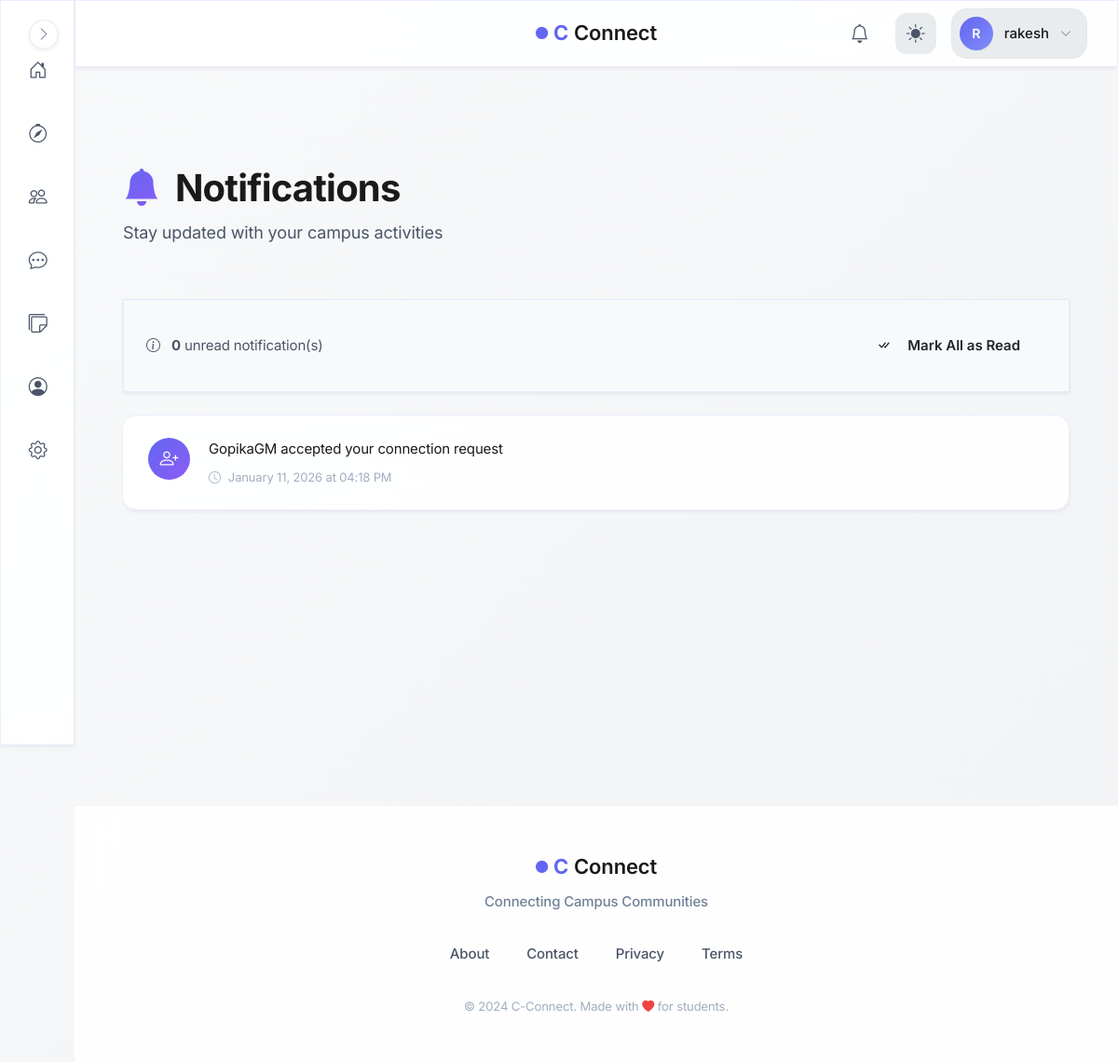
Page /notifications_list (signed in) on the earlier database version.
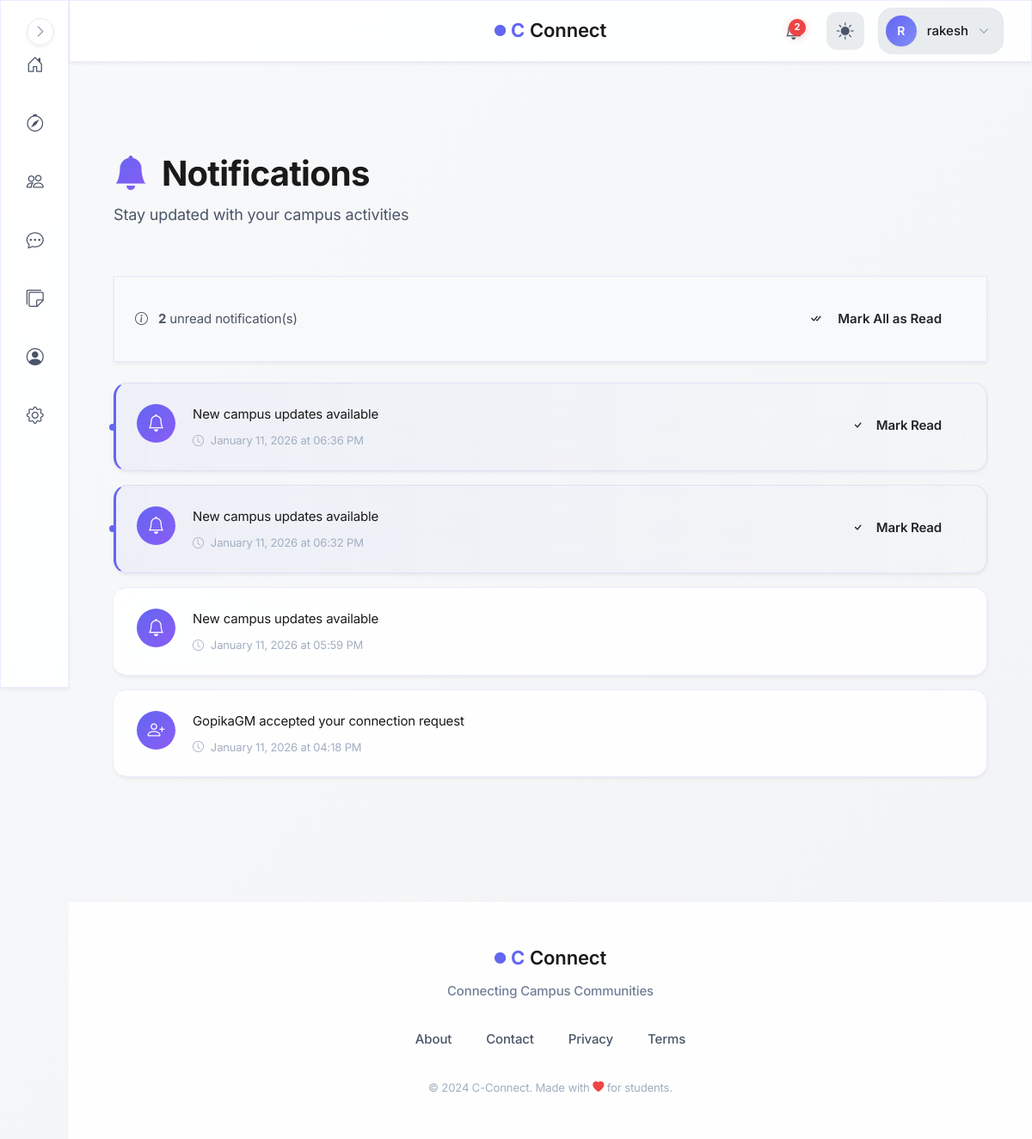
Same page on the later database version.
### models.py (models this page shows, shortened)
class User(UserMixin, db.Model):
    id = db.Column(db.Integer, primary_key=True, autoincrement=True)  # Unique identifier
    username = db.Column(db.String(100), nullable=False)  # Name of the user (later can add this unique if needed)
    email = db.Column(db.String(120), nullable=False, unique=True)  # Email of the user
    password = db.Column(db.String(200), nullable=False)  # Passwords not hashed yet (done in setup_db.py)
    created_at = db.Column(db.DateTime, default=db.func.now())  # Timestamp of account creation
    last_login = db.Column(db.DateTime, nullable=True)  # Timestamp of last login
    pass

class Notification(db.Model):
    id = db.Column(db.Integer, primary_key=True, autoincrement=True)
    user_id = db.Column(db.Integer, db.ForeignKey('user.id'), nullable=False)
    sender_id = db.Column(db.Integer, db.ForeignKey('user.id'), nullable=True)
    type = db.Column(db.String(30), nullable=False, default='general')
    ref_id = db.Column(db.Integer, nullable=True, index=True)  # ID of post/connection/etc
    message = db.Column(db.String(255), nullable=False)
    is_read = db.Column(db.Boolean, default=False)
    created_at = db.Column(db.DateTime, default=db.func.now())
    user = db.relationship('User', foreign_keys=[user_id], backref='notifications')
    sender = db.relationship('User', foreign_keys=[sender_id])

### blueprints/notifications/routes.py (the view)
@notifications.route('/notifications_list')
@login_required
def notifications_list():
    notifs = Notification.query.filter_by(user_id=current_user.id) \
                .order_by(Notification.created_at.desc()) \
                .all()
    return render_template('notifications/notif_list.html', notifs=notifs)

### blueprints/auth/__init__.py (called while the page is built)
@login_manager.user_loader
def load_user(user_id):
    from models import User  # Importing User model for querying  (import here to avoid circular imports)
    return User.query.get(int(user_id))

@auth.after_app_request
def add_header(response):
    if current_user.is_authenticated and request.blueprint == 'auth':
        response.headers['Cache-Control'] = 'no-store, no-cache, must-revalidate, post-check=0, pre-check=0, max-age=0'
        response.headers['Pragma'] = 'no-cache'
        response.headers['Expires'] = '-1'
    return response

### factory_helpers.py (called while the page is built, shortened)
def register_security_headers(app):
    @app.after_request
    def set_secure_headers(response):
        response.headers['Content-Security-Policy'] = (
            "default-src 'self'; "
            "img-src 'self' data: blob: https:; "# Allow external images
            "style-src 'self' 'unsafe-inline' https:; "# ADD https: for CDNs
            "script-src 'self' 'unsafe-inline' https:; "# ADD https: for JS
            "font-src 'self' https: data:; "# Google Fonts
            "connect-src 'self' https:;"  # ← ADD https: for CDNs/maps
        )
        response.headers['X-Content-Type-Options'] = 'nosniff'
        response.headers['X-Frame-Options'] = 'DENY'
        response.headers['Referrer-Policy'] = 'strict-origin-when-cross-origin'
        response.headers['Permissions-Policy'] = 'geolocation=(), microphone=()'
        return response

def to_ist(utc_dt):
    ist = pytz.timezone('Asia/Kolkata')
    return utc_dt.replace(tzinfo=pytz.utc).astimezone(ist)

def register_daily_cleanup(app):
    if not hasattr(app, "_last_notification_cleanup"):
        app._last_notification_cleanup = None
    @app.before_request
    def daily_cleanup():
        now = datetime.now(timezone.utc)
        last = getattr(app, "_last_notification_cleanup", None)
        if last is None or (now - last).days >= 1:
            from blueprints.notifications.service import cleanup_old_notifications
            deleted = cleanup_old_notifications()
            app.logger.info(f"Cleaned up {deleted} old notifications.")
            app._last_notification_cleanup = now

def register_profilevisit_cleanup(app):
    last_cleanup = {'t': 0}
    @app.before_request
    def cleanup_visits():
        now = time.time()
        if now - last_cleanup['t'] < 3600:  # run once every hour
            return

### blueprints/notifications/templates/notifications/notif_list.html (shortened to what this page needs)
{% extends "base.html" %}
{% block body %}
<div class="container py-4">
    <div class="notifications-header animate-on-scroll">
        <h1 class="notifications-title">
            <i class="bi bi-bell-fill me-2" style="background: linear-gradient(135deg, var(--primary-color), var(--accent-color)); -webkit-background-clip: text; -webkit-text-fill-color: transparent;"></i>
            Notifications
        </h1>
        <p class="notifications-subtitle">Stay updated with your campus activities</p>
    </div>
    {% if notifs %}
    <div class="notifications-actions glass-card animate-on-scroll">
        <div class="notif-stats">
            <i class="bi bi-info-circle me-2"></i>
            <strong>{{ notifs | selectattr("is_read", "equalto", False) | list | length }}</strong> unread notification(s)
        </div>
        <form method="POST" action="{{ url_for('notifications.mark_all_read') }}">
            <button class="btn btn-primary-custom btn-sm">
                <i class="bi bi-check-all me-2"></i>Mark All as Read
            </button>
        </form>
    </div>
    {% endif %}
    <div class="notifications-list">
        {% if notifs %}
            {% for n in notifs %}
            <div class="notif-item glass-card animate-on-scroll {{ '' if n.is_read else 'unread' }}">
                <div class="notif-content">
                    <div class="notif-icon">
                        <i class="bi bi-{{ 'person-plus' if 'connection' in n.message.lower() else 'bell' }}"></i>
                    </div>
                    <div class="notif-body">
                        <div class="notif-message">{{ n.message }}</div>
                        <div class="notif-time">
                            <i class="bi bi-clock"></i>
                            {{ to_ist(n.created_at).strftime('%B %d, %Y at %I:%M %p') }}
                        </div>
                    </div>
                    {% if not n.is_read %}
                    <div class="notif-actions">
                        <a href="{{ url_for('notifications.mark_read', notif_id=n.id) }}" class="btn btn-outline-custom btn-sm">
                            <i class="bi bi-check"></i>
                            <span class="d-none d-md-inline ms-1">Mark Read</span>
                        </a>
                    </div>
                    {% endif %}
                </div>
            </div>
            {% endfor %}
        {% endif %}
    </div>
</div>
{% endblock %}

### templates/base.html (shortened to what this page needs)
<!DOCTYPE html>
<html lang="en">
<head>
    <link rel="stylesheet" href="https://cdn.jsdelivr.net/npm/bootstrap-icons@1.11.1/font/bootstrap-icons.css">
    <link href="https://cdn.jsdelivr.net/npm/bootstrap@5.3.2/dist/css/bootstrap.min.css" rel="stylesheet">
    <link rel="stylesheet" href="{{ url_for('static', filename='css/global.css') }}">
</head>
<body>
    {% if current_user.is_authenticated %}
        <aside class="sidebar glass-effect" id="sidebar">
            <nav class="sidebar__nav">
                <a href="{{ url_for('main.dashboard') }}" class="sidebar__link" data-tooltip="Dashboard">
                    <div class="sidebar__link-icon">
                        <i class="bi bi-house-door"></i>
                    </div>
                </a>
                <a href="{{ url_for('main.search_page') }}" class="sidebar__link" data-tooltip="Discover">
                    <div class="sidebar__link-icon">
                        <i class="bi bi-compass"></i>
                    </div>
                </a>
                <a href="{{ url_for('connections.connections_home') }}" class="sidebar__link" data-tooltip="Connections">
                    <div class="sidebar__link-icon">
                        <i class="bi bi-people"></i>
                    </div>
                </a>
                <a href="{{ url_for('messages.inbox') }}" class="sidebar__link" data-tooltip="Messages">
                    <div class="sidebar__link-icon">
                        <i class="bi bi-chat-dots"></i>
                    </div>
                </a>
                <a href="/campus-board" class="sidebar__link" data-tooltip="Messages">
                    <div class="sidebar__link-icon">
                        <i class="bi bi-stickies"></i>
                    </div>
                </a>
                <a href="{{ url_for('auth.profile') }}" class="sidebar__link" data-tooltip="Profile">
                    <div class="sidebar__link-icon">
                        <i class="bi bi-person-circle"></i>
                    </div>
                </a>
                <a href="{{ url_for('main.settings') }}" class="sidebar__link" data-tooltip="Settings">
                    <div class="sidebar__link-icon">
                        <i class="bi bi-gear"></i>
                    </div>
                </a>
            </nav>
            <button class="sidebar__toggle" id="sidebarToggle" aria-label="Toggle sidebar">
                <i class="bi bi-chevron-right"></i>
            </button>
        </aside>
        <header class="topbar glass-effect">
            <div class="topbar__container">
                <div class="topbar__center">
                    <a href="{{ url_for('main.home') }}" class="topbar__brand">
                        <span class="brand-icon-small">
                            <i class="bi bi-circle-fill"></i>
                        </span>
                        <span class="brand-c">C</span>
                        <span class="brand-text">Connect</span>
                    </a>
                </div>
                <div class="topbar__actions">
                    <a href="{{ url_for('notifications.notifications_list') }}" class="topbar__icon-btn" aria-label="Notifications">
                        <i class="bi bi-bell"></i>
                        {% set unread = current_user.notifications | selectattr("is_read", "equalto", False) | list %}
                        {% if unread|length > 0 %}
                        <span class="topbar__badge">{{ unread|length }}</span>
                        {% endif %}
                    </a>
                    <button class="topbar__icon-btn topbar__theme-toggle" id="themeToggle" aria-label="Toggle theme">
                        <i class="bi bi-sun-fill" id="themeIcon"></i>
                    </button>
                    <div class="topbar__profile" id="profileDropdown">
                        <button class="topbar__profile-btn" aria-label="Profile menu">
                            <div class="topbar__avatar">
                                {{ current_user.username[0].upper() }}
                            </div>
                            <span class="topbar__username">{{ current_user.username }}</span>
                            <i class="bi bi-chevron-down topbar__profile-arrow"></i>
                        </button>
                    </div>
                </div>
            </div>
        </header>
    {% endif %}
    <main class="main-content">
        {% block body %}{% endblock %}
    </main>
    <footer class="footer">
        <div class="footer__container">
            <div class="footer__brand">
                <div class="footer__logo">
                    <span class="brand-icon-small">
                        <i class="bi bi-circle-fill"></i>
                    </span>
                    <span class="brand-c">C</span>
                    <span class="brand-text">Connect</span>
                </div>
                <p class="footer__tagline">Connecting Campus Communities</p>
            </div>
            <div class="footer__links">
                <a href="{{ url_for('main.about') }}" class="footer__link">About</a>
                <a href="{{ url_for('main.contact') }}" class="footer__link">Contact</a>
                <a href="#" class="footer__link">Privacy</a>
                <a href="#" class="footer__link">Terms</a>
            </div>
            <div class="footer__credits">
                <small>&copy; 2024 C-Connect. Made with <i class="bi bi-heart-fill"></i> for students.</small>
            </div>
        </div>
    </footer>
</body>
</html>

### blueprints/notifications/templates/notifications/notif_list.html (style rules this page uses)
.notifications-header { padding: 2.5rem 0; }
.notifications-title { font-size: clamp(2rem, 4vw, 2.5rem); font-weight: 700; margin-bottom: 0.5rem; }
.notifications-subtitle { color: var(--text-secondary); font-size: 1.125rem; }
.notifications-actions { display: flex; justify-content: space-between; align-items: center; margin-bottom: 1.5rem; padding: 1.5rem; background: var(--bg-secondary); border-radius: var(--border-radius-md); }
.notif-stats { color: var(--text-secondary); font-size: 0.9375rem; }
.notif-item { padding: 1.5rem; margin-bottom: 1rem; transition: all 0.3s ease; border-left: 3px solid transparent; position: relative; }
.notif-item.unread { background: linear-gradient(90deg, rgba(99, 102, 241, 0.05), transparent); border-left-color: var(--primary-color); }
.notif-item.unread::before { content: ''; position: absolute; left: -8px; top: 50%; transform: translateY(-50%); width: 8px; height: 8px; background: var(--primary-color); border-radius: 50%; animation: pulse-dot 2s infinite; }
.notif-content { display: flex; align-items: flex-start; gap: 1.25rem; }
.notif-icon { width: 45px; height: 45px; background: linear-gradient(135deg, var(--primary-color), var(--accent-color)); border-radius: 50%; display: flex; align-items: center; justify-content: center; font-size: 1.25rem; color: white; flex-shrink: 0; }
.notif-body { flex: 1; }
.notif-message { font-size: 0.9375rem; color: var(--text-primary); line-height: 1.6; margin-bottom: 0.5rem; }
.notif-time { font-size: 0.8125rem; color: var(--text-muted); display: flex; align-items: center; gap: 0.5rem; }
.notif-actions { display: flex; gap: 0.5rem; flex-shrink: 0; }

Differences in the rows shown:
added Notification: message "New campus updates available", created_at "January 11, 2026 at 06:36 PM", is_read False (drawn)
added Notification: message "New campus updates available", created_at "January 11, 2026 at 06:32 PM", is_read False (drawn)
added Notification: message "New campus updates available", created_at "January 11, 2026 at 05:59 PM", is_read True (drawn)
Other differences:
{{ unread|length }}: (not shown) → "2"
{{ notifs | selectattr("is_read", "equalto", False) | list | length }}: "0" → "2"
